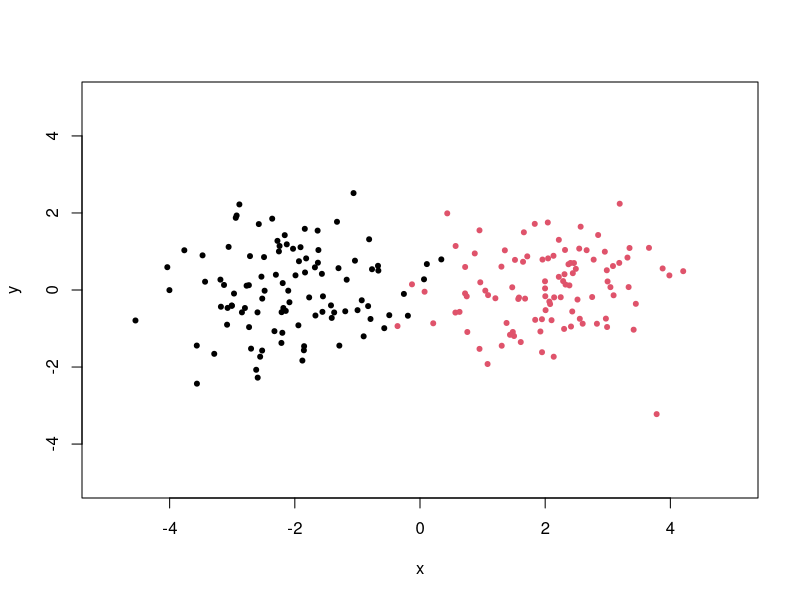
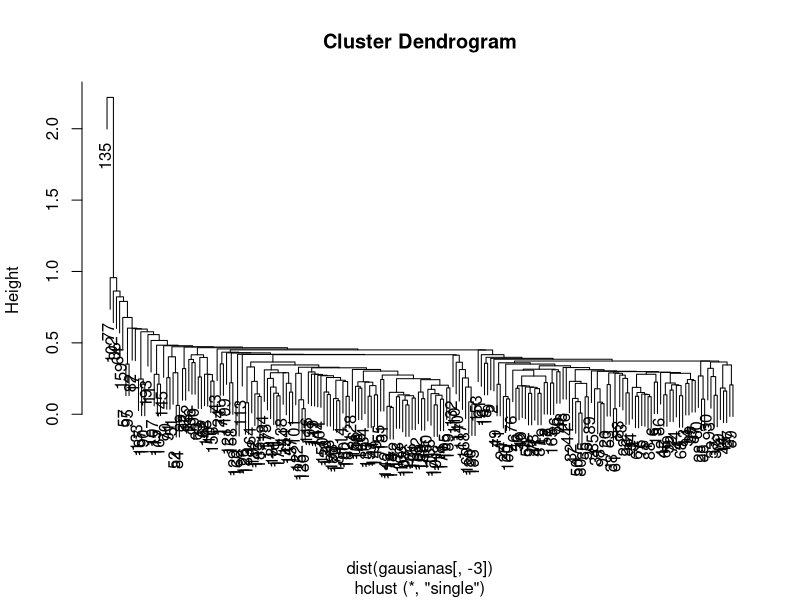
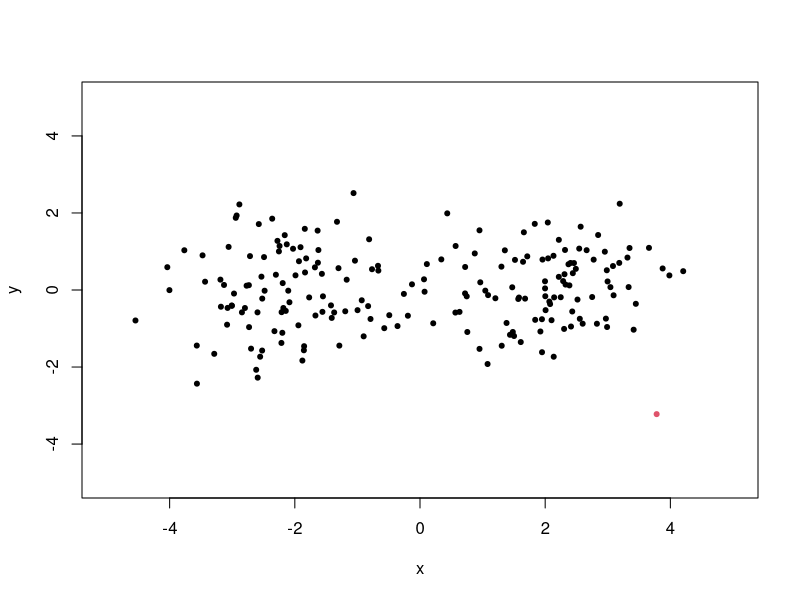
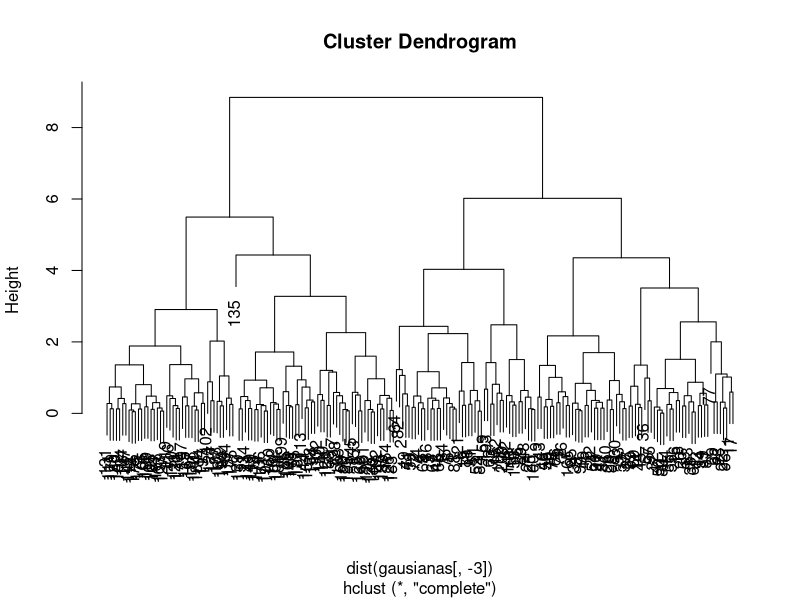
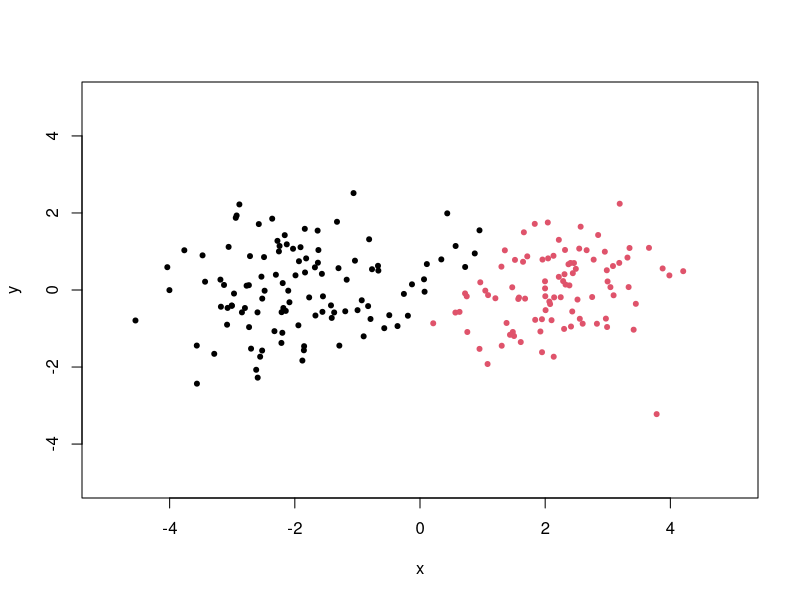
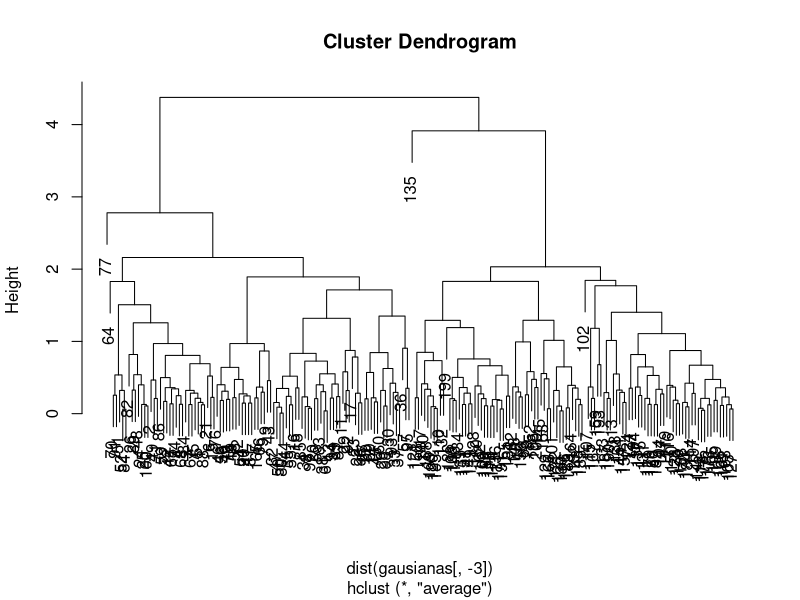
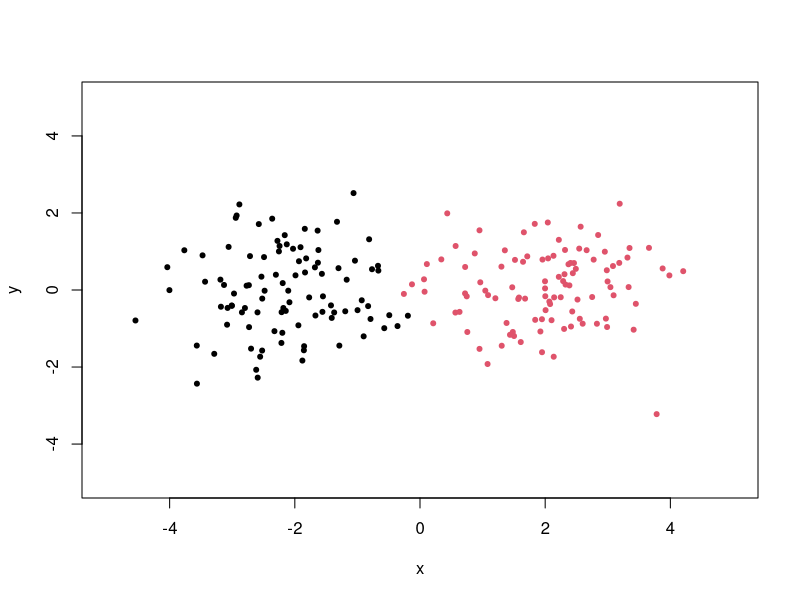
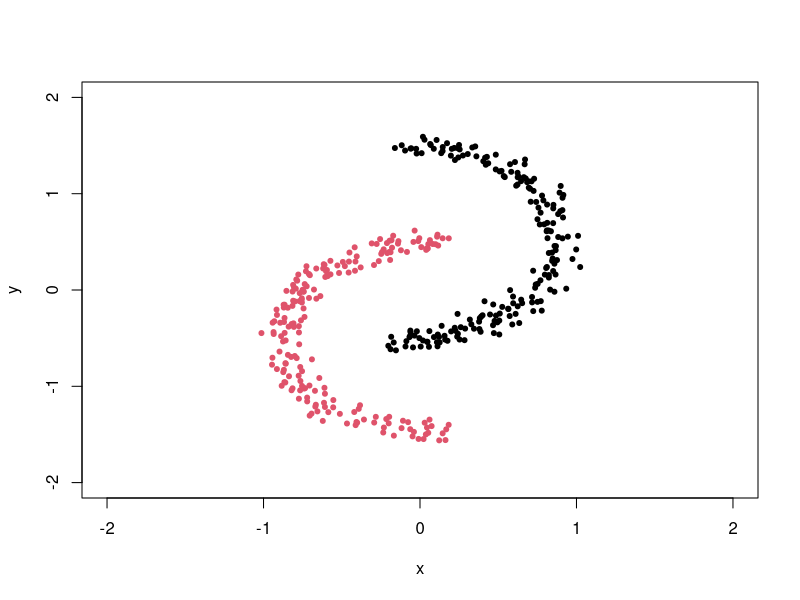

R code for these plots, in order:
library(stats)
library(cluster)

##dos clusters de dist. gaussianas
crea.gausianas<-function(tot.puntos=100,gap=2){
x<-rnorm(tot.puntos,mean=-gap)
y<-rnorm(tot.puntos,mean=0)
gausianas<-cbind(x,y,rep(1,length(x)))
x<-rnorm(tot.puntos,mean=gap)
y<-rnorm(tot.puntos,mean=0)
gausianas<-rbind(gausianas,cbind(x,y,rep(2,length(x))))
return(gausianas)
}

gausianas<-crea.gausianas()
plot(gausianas[,-3],pch=20,col=gausianas[,3],xlab="x",ylab="y",xlim=c(-5,5),ylim=c(-5,5))

#ahora aplico hclust con single link
cc<-hclust(dist(gausianas[,-3]),method="single")
#controlar el dendograma
plot(cc)
#ver el clustering
plot(gausianas[,-3],pch=20,col=cutree(cc,k=2),xlab="x",ylab="y",xlim=c(-5,5),ylim=c(-5,5))

#repito con complete y average linkage
cc<-hclust(dist(gausianas[,-3]),method="complete")
#controlar el dendograma
plot(cc)
#ver el clustering
plot(gausianas[,-3],pch=20,col=cutree(cc,k=2),xlab="x",ylab="y",xlim=c(-5,5),ylim=c(-5,5))

cc<-hclust(dist(gausianas[,-3]),method="average")
#controlar el dendograma
plot(cc)
#ver el clustering
plot(gausianas[,-3],pch=20,col=cutree(cc,k=2),xlab="x",ylab="y",xlim=c(-5,5),ylim=c(-5,5))


##moons dataset
crea.moons<-function(tot.puntos=200,gap=-0.1,noise=0.07){
theta<-runif(tot.puntos,-pi/2+gap,pi/2-gap)
ro<-  rnorm(tot.puntos,1,noise)
x<-ro*cos(theta)-0.1
y<-ro*sin(theta)+0.5
moons<-cbind(x,y,rep(1,length(x)))
theta<-runif(tot.puntos,pi/2+gap,3/2*pi-gap)
ro<-  rnorm(tot.puntos,1,noise)
x<-ro*cos(theta)+0.1
y<-ro*sin(theta)-0.5
moons<-rbind(moons,cbind(x,y,rep(2,length(x))))
return(moons)
}

moons<-crea.moons()
plot(moons[,-3],pch=20,col=moons[,3],xlab="x",ylab="y",xlim=c(-2,2),ylim=c(-2,2))


#aplico hclust a moons
cc<-hclust(dist(moons[,-3]),method="single")
#controlar el dendograma
plot(cc)
#ver el clustering
plot(moons[,-3],pch=20,col=cutree(cc,k=2),xlab="x",ylab="y",xlim=c(-2,2),ylim=c(-2,2))

cc<-hclust(dist(moons[,-3]),method="complete")
plot(cc)
plot(moons[,-3],pch=20,col=cutree(cc,k=2),xlab="x",ylab="y",xlim=c(-2,2),ylim=c(-2,2))

cc<-hclust(dist(moons[,-3]),method="average")
plot(cc)
plot(moons[,-3],pch=20,col=cutree(cc,k=2),xlab="x",ylab="y",xlim=c(-2,2),ylim=c(-2,2))


#aplico hclust average para obtener el dendograma de las ciudades de europa (eurodist) (ver ejemplo en codigo de mds)
cc<-hclust(eurodist,method="average")
# cc<-hclust(eurodist,method="single")
# cc<-hclust(eurodist,method="complete")
plot(cc)
#tambien puedo ver en el plot del mds como quedan los clusters, usando colores (6 clusters)
loc <- cmdscale(eurodist)
x <- loc[,1]
y <- -loc[,2]
plot(x, y, type="n", xlab="", ylab="", main="cmdscale(eurodist)")
text(x, y, rownames(loc), cex=0.8,col=cutree(cc,6))


#iris
data(iris)
#aplico average
cc<-hclust(dist(iris[,-5]),method="average")
#ploteo el dendrograma y marco 3 clusters, y ploteo el clustering
plot(cc)
rect.hclust(cc,3)

plot(iris[,-5],col=cutree(cc,k=3),pch=as.numeric(iris[,5]))
#repito con single
cc<-hclust(dist(iris[,-5]),method="single")
plot(iris[,-5],col=cutree(cc,k=3),pch=as.numeric(iris[,5]))



#genero un outlier en gausianas

viejo<-gausianas[1,]
gausianas[1,]<-c(-100,0,1)
plot(gausianas[,-3],pch=20,col=gausianas[,3],xlab="x",ylab="y")

gap<-3
#ahora aplico hclust con single link
cc<-hclust(dist(gausianas[,-3]),method="single")
#controlar el dendograma
plot(cc)
#ver el clustering con dos clusters
plot(gausianas[,-3],pch=20,col=cutree(cc,k=2),xlab="x",ylab="y",xlim=c(-2*gap,2*gap),ylim=c(-2*gap,2*gap))
#ver el clustering con tres clusters (el outlier no destruye el resultado, hay que ignorarlo!)
plot(gausianas[,-3],pch=20,col=cutree(cc,k=3),xlab="x",ylab="y",xlim=c(-2*gap,2*gap),ylim=c(-2*gap,2*gap))

#repito con complete y average linkage
cc<-hclust(dist(gausianas[,-3]),method="complete")
#controlar el dendograma
plot(cc)
#ver el clustering
plot(gausianas[,-3],pch=20,col=cutree(cc,k=2),xlab="x",ylab="y",xlim=c(-2*gap,2*gap),ylim=c(-2*gap,2*gap))

cc<-hclust(dist(gausianas[,-3]),method="average")
#controlar el dendograma
plot(cc)
#ver el clustering
plot(gausianas[,-3],pch=20,col=cutree(cc,k=2),xlab="x",ylab="y",xlim=c(-2*gap,2*gap),ylim=c(-2*gap,2*gap))

#vuelvo al dataset original
gausianas[1,]<-viejo


